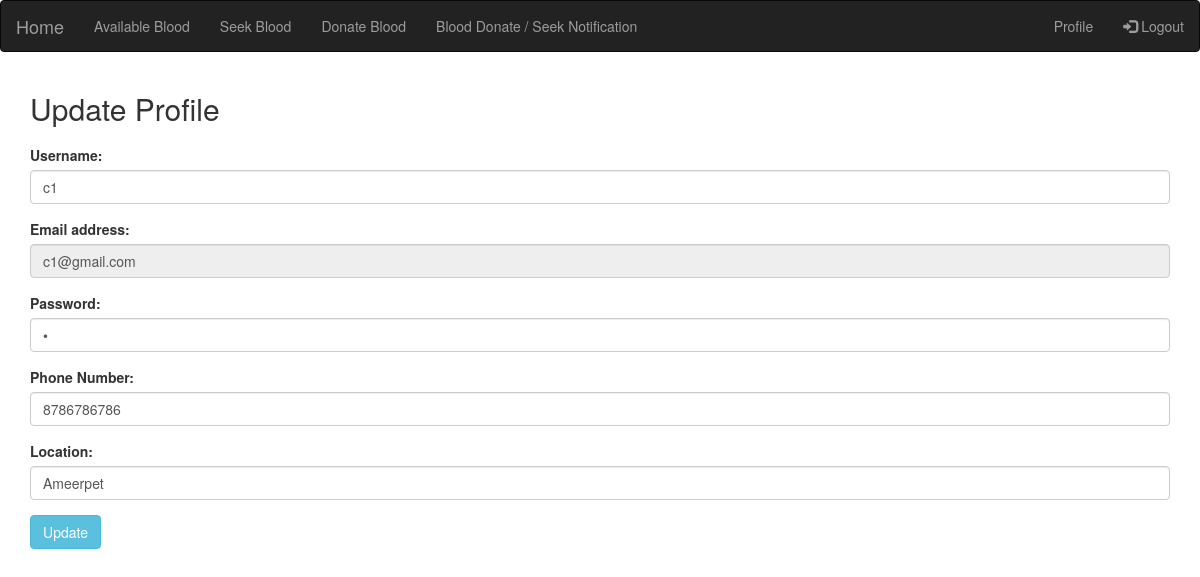
/donorprofile/ (signed in), run on the app's committed database.
### blood/models.py (models this page shows, shortened)
class Users(models.Model):
    user_name = models.CharField(max_length=20)
    user_main_branch_name = models.CharField(max_length=20,default='main')
    user_mail = models.EmailField()
    user_pass = models.CharField(max_length=20)
    user_role = models.CharField(max_length=10)
    user_phone_number = models.CharField(max_length=10,default='0000000000')
    user_address = models.TextField()
    class Meta:
        verbose_name_plural = 'Users'

### blood/views.py (the view, shortened to what this page needs)
# urls.py: path('donorprofile/',views.donor_profile,name='donorprofile'),
def donor_profile(request):
    template = loader.get_template('donor/donor_profile.html')
    context = {'mess': ''}
    context['user_mail'] = user_mail = request.session['mail']
    context['ureg'] = ureg = Users.objects.get(user_mail=user_mail)
    context['user_name'] = ureg.user_name
    context['user_mail'] = ureg.user_mail
    context['user_pass'] = ureg.user_pass
    context['user_phone_number'] = ureg.user_phone_number
    context['user_address'] = ureg.user_address
    return HttpResponse(template.render(context,request))

### templates/donor/donor_profile.html (shortened to what this page needs)
{% extends 'donor/donor_base.html' %}
    {% block donor_body %}
         <div class="container">
        <h2>Update Profile</h2>
            <form action="{% url 'donorprofile' %}" method="POST">{% csrf_token %}
                <div class="form-group">
                    <label for="name">Username: </label>
                    <input type="text" name="user_name" value="{{ ureg.user_name }}" id="user_name" maxlength="20" class="form-control" required/>
                </div>
                <div class="form-group">
                    <label for="email">Email address: </label>
                    <input type="email" value="{{ ureg.user_mail }}" class="form-control" name="user_mail"  disabled="disabled"/>
                </div>
                <div class="form-group">
                    <label for="pwd">Password: </label>
                    <input type="password" value="{{ ureg.user_pass }}" name="user_pass" class="form-control" required/>
                </div>
                <div class="form-group">
                    <label for="name">Phone Number: </label>
                    <input type="text" value="{{ ureg.user_phone_number }}" name="user_phone_number" maxlength="10" class="form-control" required/>
                </div>
                <div class="form-group">
                    <label for="name">Location: </label><br />
                    <input type="text" value="{{ ureg.user_address }}" name="user_address" id="user_address" maxlength="30" class="form-control" required/>
                </div>
                <input type="submit" value="Update" class='btn btn-info'/>
            </form>
        </div>
    {% endblock %}

### data on the page
Users: user_name "c1", user_mail "c1@gmail.com", user_phone_number "8786786786", user_address "Ameerpet"
